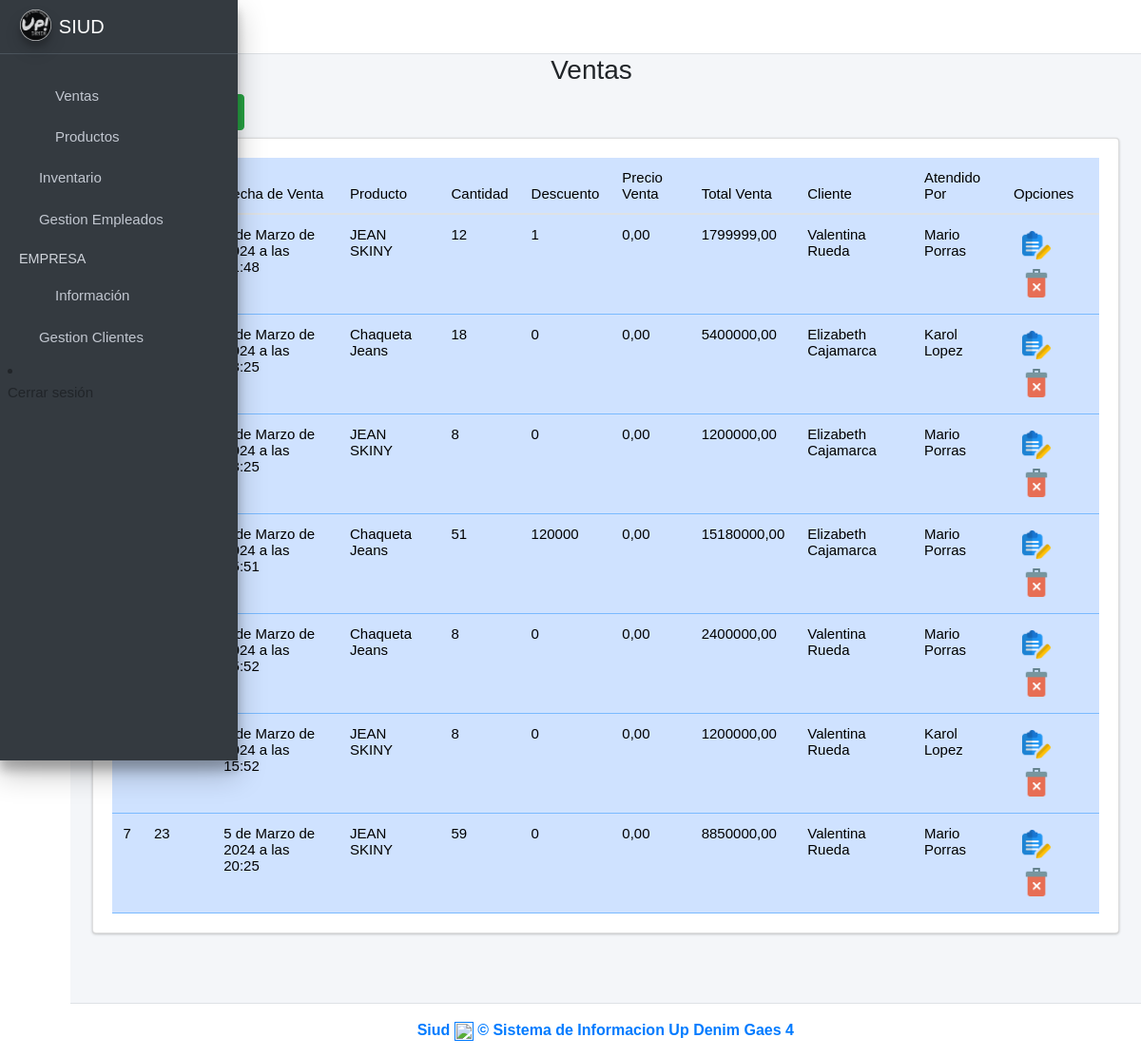
Page /Ventas on the earlier database version.
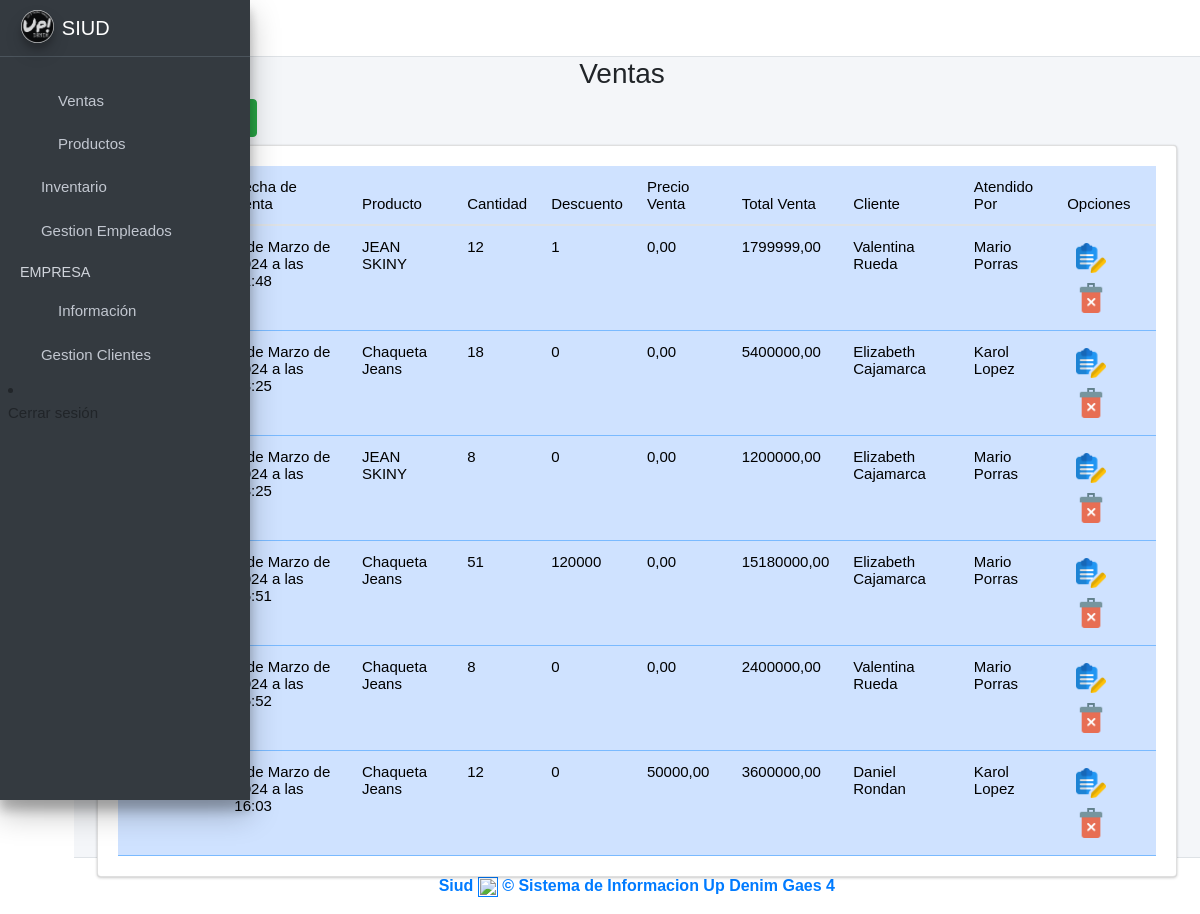
Same page on the later database version.
### ventas/models.py (models this page shows, shortened)
class Venta(models.Model):
    idventa = models.AutoField(primary_key=True)
    cantidad_productos = models.PositiveIntegerField(null=False, blank=False)
    descuento_venta = models.IntegerField()
    precio_venta = models.DecimalField(max_digits=10, decimal_places=2, null=False, blank=False, default=0.0)
    total_venta = models.DecimalField(max_digits=10, decimal_places=2, null=False, blank=False)
    fecha_venta = models.DateTimeField(null=False, blank=False, default=timezone.now)
    cod_cliente = models.ForeignKey(Cliente, on_delete=models.CASCADE)
    cod_empleado = models.ForeignKey(Empleado, on_delete=models.CASCADE)
    cod_producto = models.ForeignKey(Producto, on_delete=models.CASCADE)
    created = models.DateTimeField(auto_now_add=True)
    updated = models.DateTimeField(auto_now=True)
    class Meta:
        verbose_name = 'venta'
        verbose_name_plural = 'ventas'

class Producto(models.Model):
    cod_producto = models.CharField(primary_key=True, unique=True, blank=False, null=False, max_length=15)
    nombre_producto = models.CharField(max_length=45, null=False)
    precio_venta = models.DecimalField(max_digits=10, decimal_places=2, null=False, blank=False)
    descripcion_producto = models.CharField(max_length=45)
    cantidad_productos = models.PositiveIntegerField(null=False)
    imagen = models.ImageField(upload_to='productos', null=True, blank=True)
    idcategoria_producto = models.ForeignKey(CategoriaProducto, on_delete=models.CASCADE)
    idtalla = models.ForeignKey(Talla, on_delete=models.CASCADE)
    created = models.DateTimeField(auto_now_add=True)
    updated = models.DateTimeField(auto_now=True)
    class Meta:
        verbose_name = 'producto'
        verbose_name_plural = 'productos'
    def __str__(self):
        return f"{self.cod_producto}"

class Cliente(models.Model):
    cod_cliente = models.IntegerField(primary_key=True, unique=True, blank=False, null=False)
    cupo_credito = models.IntegerField()
    iddocumento = models.ForeignKey(Persona, on_delete=models.CASCADE)
    idtipo_comercio = models.ForeignKey(TipoComercio, on_delete=models.CASCADE)
    idtipo_cliente = models.ForeignKey(TipoCliente,on_delete=models.CASCADE)
    created = models.DateTimeField(auto_now_add=True)
    updated = models.DateTimeField(auto_now_add=True)
    class Meta:
        verbose_name = 'cliente'
        verbose_name_plural = 'clientes'
    def __str__(self):
        return f"{self.cod_cliente}"

class Persona(models.Model):
    documentoidentidad = models.IntegerField(primary_key=True, unique=True, blank=False, null=False)
    primer_nombre = models.CharField(max_length=45, null=False, blank=False)
    segundo_nombre = models.CharField(max_length=45, blank=True, null=True)
    primer_apellido = models.CharField(max_length=45, null=False, blank=False)
    segundo_apellido = models.CharField(max_length=45, blank=True, null=True)
    genero = models.CharField(max_length=20, null=False, blank=False)
    idcontacto = models.OneToOneField(Contacto, on_delete=models.CASCADE)
    iddireccion = models.OneToOneField(Direccion, on_delete=models.CASCADE)
    created = models.DateTimeField(auto_now_add=True)
    updated = models.DateTimeField(auto_now_add=True)
    class Meta:
        verbose_name = 'persona'
        verbose_name_plural = 'personas'

class Empleado(models.Model):
    cod_empleado = models.IntegerField(primary_key=True, unique=True, blank=False, null=False)
    fecha_ingreso = models.DateField(null=False, blank=False)
    salario = models.FloatField(null=False, blank=False)
    fecha_nacimiento = models.DateField(null=False, blank=False)
    rh = models.CharField(null=False, blank=False, max_length=5)
    iddocumento = models.ForeignKey(Persona, on_delete=models.CASCADE)
    idarl = models.ForeignKey(Arl, on_delete=models.CASCADE)
    ideps = models.ForeignKey(Eps, on_delete=models.CASCADE)
    idfondo_pension = models.ForeignKey(FondoPension, on_delete=models.CASCADE)
    idcargo_empleado = models.ForeignKey(CargoEmpleado, on_delete=models.CASCADE)
    idusuario = models.ForeignKey(Usuarioid, on_delete=models.CASCADE)
    idrolusuario = models.ForeignKey(RolUsuario, on_delete=models.CASCADE)
    created = models.DateTimeField(auto_now_add=True)
    updated = models.DateTimeField(auto_now=True)
    class Meta:
        verbose_name = 'empleado'
        verbose_name_plural = 'empleados'
    def __str__(self):
        return f"{self.cod_empleado}"

### ventas/views.py (the view)
# urls.py: path('Ventas', views.ventas_vista, name='Ventas'),
def ventas_vista(request):
    venta = Venta.objects.all()
    empleado = Empleado.objects.all()
    producto = Producto.objects.all()
    cliente = Cliente.objects.all()
    form_personal = AgregarVentaForm()
    context ={
        'venta' : venta,
        'empleado' : empleado,
        'cliente' : cliente,
        'producto' : producto,
        'form_personal' : form_personal,
    }
    return render(request, 'ventas.html', context)

### ventas/templates/ventas.html (shortened to what this page needs)
{% extends "base.html" %}
{% load static %}
{% load widget_tweaks %}
{% block content %}
<link rel="stylesheet" href="{% static 'index/css/b4.css' %}">
<div class="row">
    <div class="col-md-12">
        <h3 class="text-center">Ventas   <i class="fas fa-users"></i></h3> <! -- Es para cambiar el icono xd -- >
        <div class="col-md-3 pb-2">
            <a href="#AgregarPersonalModal"
                data-toggle="modal" data-dismiss="modal">
                <button type="button" class="btn btn-success">
                </button>
            </a>
        </div>
        <div class="card card-body" style="overflow:scroll">
            <table class="table table-hover table-primary" id="myTable">
                <thead>
                    <tr>
                        <th>#</th>
                        <th>No. Venta</th>
                        <th>Fecha de Venta</th>
                        <th>Producto</th>
                        <th>Cantidad</th>
                        <th>Descuento</th>
                        <th>Precio Venta</th>
                        <th>Total Venta</th>
                        <th>Cliente</th>
                        <th>Atendido Por</th>
                        <th>Opciones</th>
                    </tr>
                </thead>
                <tbody class="text-dark">
                    {% for i in venta %}
                    <tr>
                        <td>{{forloop.counter}}</td>
                        <td>{{i.idventa}}</td>
                        <td>{{i.fecha_venta}}</td>
                        <td>{{i.cod_producto.nombre_producto}}</td>
                        <td>{{i.cantidad_productos}}</td>
                        <td>{{i.descuento_venta}}</td>
                        <td>{{i.precio_venta}}</td>
                        <td>{{i.total_venta}}</td>
                        <td>{{i.cod_cliente.iddocumento.primer_nombre}} {{i.cod_cliente.iddocumento.primer_apellido}}</td>
                        <td>{{i.cod_empleado.iddocumento.primer_nombre}} {{i.cod_empleado.iddocumento.primer_apellido}}</td>
                        <td>
                            {% if i.idventa %}
                                    <form action="/editarVenta/{{ i.idventa }}/" method="GET" style="display: inline;">
                                        <button type="submit" class="btn btn-dark-outline btn-sm">
                                            <img src="{% static 'index/img/editar.png' %}" alt="Error" width="30">
                                        </button>
                                    </form>
                                {% endif %}
                                    <button onclick="eliminarPersonal('{{i.idventa}}')" class="btn btn-dark-outline btn-sm"
                                    data-toggle="modal" href="#EliminarPersonalModal"><img
                                        src="{% static 'index/img/delete.png' %}" alt="Error" width="30"></button>
                            </td>
                    </tr>
                    {% endfor %}
                </tbody>
            </table>
        </div>
    </div>
</div>
{% endblock %}

### ventas/templates/base.html (shortened to what this page needs)
{% load static %}
<link href="https://cdn.jsdelivr.net/npm/bootstrap@5.3.3/dist/css/bootstrap.min.css" rel="stylesheet">
<!DOCTYPE html>
<html lang="en">
<head>
  <link rel="stylesheet" href="{% static 'lib/adminlite/plugins/fontawesome-free/css/all.min.css' %}">
  <link rel="stylesheet"
    href="{% static 'lib/adminlite/plugins/tempusdominus-bootstrap-4/css/tempusdominus-bootstrap-4.min.css' %}">
  <link rel="stylesheet" href="{% static 'lib/adminlite/plugins/icheck-bootstrap/icheck-bootstrap.min.css' %}">
  <link rel="stylesheet" href="{% static 'lib/adminlite/plugins/jqvmap/jqvmap.min.css' %}">
  <link rel="stylesheet" href="{% static 'lib/adminlite/css/adminlte.min.css' %}">
  <link rel="stylesheet" href="{% static 'lib/adminlite/plugins/overlayScrollbars/css/OverlayScrollbars.min.css' %}">
  <link rel="stylesheet" href="{% static 'lib/adminlite/plugins/daterangepicker/daterangepicker.css' %}">
  <link rel="stylesheet" href="{% static 'lib/adminlite/plugins/summernote/summernote-bs4.min.css' %}">
  <link rel="stylesheet" href="{% static 'index/css/main.css' %}">
  <link rel="stylesheet" type="text/css" href="{% static 'index/DataTables/datatables.min.css' %}">
  <link rel="stylesheet" type="text/css"
    href="{% static 'index/DataTables/Buttons-2.0.1/css/buttons.dataTables.min.css' %}">
  <link rel="stylesheet" href="{% static 'jquery-ui/jquery-ui.min.css' %}">
</head>
<body class="hold-transition sidebar-mini layout-fixed sidebar-closed sidebar-collapse">
  <div class="wrapper">
    <nav class="main-header navbar navbar-expand navbar-white navbar-light">
      <ul class="navbar-nav">
        <li class="nav-item">
          <a class="nav-link" data-widget="pushmenu" href="#" role="button"></a>
        </li>
      </ul>
      <ul class="navbar-nav ml-auto">
        <li class="nav-item">
          <a class="nav-link" data-widget="fullscreen" href="#" role="button">
            <i class="fas fa-expand-arrows-alt"></i>
          </a>
        </li>
      </ul>
    </nav>
    <aside class="main-sidebar sidebar-dark-primary elevation-4">
      <a href="{% url 'home' %}" class="brand-link">
        <img src="{% static 'index/img/logoup2.png' %}" alt="Logo" class="brand-image img-circle elevation-3"
          style="opacity: .8">
        <span class="brand-text font-weight-light">SIUD</span>
      </a>
      <div class="sidebar">
        <nav class="mt-2">
          <ul class="nav nav-pills nav-sidebar flex-column" data-widget="treeview" role="menu" data-accordion="false">
            <li class="nav-header"></li>
            <li class="nav-item">
              <a href="{% url 'Ventas' %}" class="nav-link">
                <i class="nav-icon far fa-calendar-alt"></i>
                <p>
                  Ventas
                </p>
              </a>
            </li>
            <li class="nav-item">
              <a href="{% url 'Productos' %}" class="nav-link">
                <i class="nav-icon fas fa-boxes"></i>
                <p>
                  Productos
                </p>
              </a>
            </li>
            <li class="nav-item">
              <a href="{% url 'Inventarios' %}" class="nav-link">
                <i class="fas fa-warehouse"></i>
                <p>
                  Inventario
                </p>
              </a>
            </li>
            <li class="nav-item">
              <a href="#" class="nav-link">
                <i class="far fa-building"></i>
                <p>
                  Gestion Empleados
                  <i class="fas fa-angle-left right"></i>
                </p>
              </a>
            </li>
            <li class="nav-header">EMPRESA</li>
            <li class="nav-item">
              <a href="{% url 'novedadesProductos' %}" class="nav-link">
                <i class=" nav-icon fas fa-globe"></i>
                <p>Información</p>
              </a>
            </li>
            <li class="nav-item">
              <a href="#" class="nav-link">
                <i class="fas fa-users"></i>
                <p>
                  Gestion Clientes
                  <i class="fas fa-angle-left right"></i>
                </p>
              </a>
            </li>
          </ul>
        </nav>
        <li class="nav-item">
              <i class="nav-icon far fa-circle text-danger"></i>
              <p>Cerrar sesión</p>
        </li>
      </div>
    </aside>
    <div class="content-wrapper">
      <section class="content">
        <div class="container-fluid">
          {% block content %}
          {% endblock %}
        </div>
      </section>
    </div>
    <footer class="main-footer text-center text-primary">
      <a href="" target="_blank" rel="noopener noreferrer">
        <strong> Siud <img src="" alt="" width="20"> &copy;
          Sistema de Informacion Up Denim
          Gaes 4
        </strong>
      </a>
    </footer>
  </div>
</body>
</html>

### ventas/static/index/css/main.css (style rules this page uses)
p , input[type=text] , input[type=date], input[type=number], input[type=password] { font-weight: 100; font-size: 15px; }
table, th, td { font-weight: 100; font-size:15px; }
body { font-family: Arial, Helvetica, sans-serif !important; }

Differences in the rows shown:
removed Venta: fecha_venta "5 de Marzo de 2024 a las 15:52", cod_producto.nombre_producto "JEAN SKINY", cantidad_productos "8", descuento_venta "0", precio_venta "0,00", total_venta "1200000,00", cod_cliente.iddocumento.primer_nombre "Valentina", cod_cliente.iddocumento.primer_apellido "Rueda", cod_empleado.iddocumento.primer_nombre "Karol", cod_empleado.iddocumento.primer_apellido "Lopez"
removed Venta: idventa "23", fecha_venta "5 de Marzo de 2024 a las 20:25", cod_producto.nombre_producto "JEAN SKINY", cantidad_productos "59", descuento_venta "0", precio_venta "0,00", total_venta "8850000,00", cod_cliente.iddocumento.primer_nombre "Valentina", cod_cliente.iddocumento.primer_apellido "Rueda", cod_empleado.iddocumento.primer_nombre "Mario", cod_empleado.iddocumento.primer_apellido "Porras"
added Venta: fecha_venta "7 de Marzo de 2024 a las 16:03", cod_producto.nombre_producto "Chaqueta Jeans", cantidad_productos "12", descuento_venta "0", precio_venta "50000,00", total_venta "3600000,00", cod_cliente.iddocumento.primer_nombre "Daniel", cod_cliente.iddocumento.primer_apellido "Rondan", cod_empleado.iddocumento.primer_nombre "Karol", cod_empleado.iddocumento.primer_apellido "Lopez"
